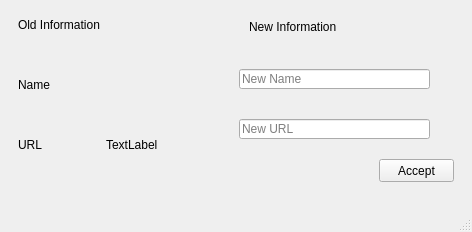
<?xml version="1.0" encoding="UTF-8"?>
<ui version="4.0">
 <class>MainWindow</class>
 <widget class="QMainWindow" name="MainWindow">
  <property name="geometry">
   <rect>
    <x>0</x>
    <y>0</y>
    <width>472</width>
    <height>232</height>
   </rect>
  </property>
  <property name="windowTitle">
   <string>MainWindow</string>
  </property>
  <widget class="QWidget" name="centralwidget">
   <layout class="QGridLayout" name="gridLayout">
    <item row="0" column="1">
     <widget class="QWidget" name="widget" native="true">
      <widget class="QLabel" name="label_4">
       <property name="geometry">
        <rect>
         <x>10</x>
         <y>10</y>
         <width>211</width>
         <height>16</height>
        </rect>
       </property>
       <property name="text">
        <string>New Information</string>
       </property>
      </widget>
      <widget class="QLineEdit" name="NewName">
       <property name="geometry">
        <rect>
         <x>0</x>
         <y>60</y>
         <width>191</width>
         <height>20</height>
        </rect>
       </property>
       <property name="placeholderText">
        <string>New Name</string>
       </property>
      </widget>
      <widget class="QLineEdit" name="NewURL">
       <property name="geometry">
        <rect>
         <x>0</x>
         <y>110</y>
         <width>191</width>
         <height>20</height>
        </rect>
       </property>
       <property name="placeholderText">
        <string>New URL</string>
       </property>
      </widget>
      <widget class="QPushButton" name="Accept">
       <property name="geometry">
        <rect>
         <x>140</x>
         <y>150</y>
         <width>75</width>
         <height>23</height>
        </rect>
       </property>
       <property name="text">
        <string>Accept</string>
       </property>
      </widget>
      <widget class="QLabel" name="URLErrorLabel">
       <property name="geometry">
        <rect>
         <x>6</x>
         <y>142</y>
         <width>131</width>
         <height>21</height>
        </rect>
       </property>
       <property name="font">
        <font>
         <pointsize>10</pointsize>
        </font>
       </property>
       <property name="text">
        <string/>
       </property>
      </widget>
     </widget>
    </item>
    <item row="0" column="0">
     <widget class="QWidget" name="widget_2" native="true">
      <layout class="QGridLayout" name="gridLayout_2">
       <item row="4" column="1">
        <spacer name="verticalSpacer_2">
         <property name="orientation">
          <enum>Qt::Vertical</enum>
         </property>
         <property name="sizeHint" stdset="0">
          <size>
           <width>20</width>
           <height>40</height>
          </size>
         </property>
        </spacer>
       </item>
       <item row="5" column="1">
        <widget class="QLabel" name="OldURL">
         <property name="text">
          <string>TextLabel</string>
         </property>
         <property name="textInteractionFlags">
          <set>Qt::LinksAccessibleByMouse|Qt::TextSelectableByMouse</set>
         </property>
        </widget>
       </item>
       <item row="1" column="1">
        <spacer name="verticalSpacer">
         <property name="orientation">
          <enum>Qt::Vertical</enum>
         </property>
         <property name="sizeHint" stdset="0">
          <size>
           <width>20</width>
           <height>40</height>
          </size>
         </property>
        </spacer>
       </item>
       <item row="6" column="1">
        <spacer name="verticalSpacer_3">
         <property name="orientation">
          <enum>Qt::Vertical</enum>
         </property>
         <property name="sizeHint" stdset="0">
          <size>
           <width>20</width>
           <height>40</height>
          </size>
         </property>
        </spacer>
       </item>
       <item row="0" column="0">
        <widget class="QLabel" name="label">
         <property name="text">
          <string>Old Information</string>
         </property>
        </widget>
       </item>
       <item row="5" column="0">
        <widget class="QLabel" name="label_3">
         <property name="text">
          <string>URL</string>
         </property>
        </widget>
       </item>
       <item row="3" column="1">
        <widget class="QLabel" name="OldName">
         <property name="sizePolicy">
          <sizepolicy hsizetype="Preferred" vsizetype="Preferred">
           <horstretch>0</horstretch>
           <verstretch>0</verstretch>
          </sizepolicy>
         </property>
         <property name="text">
          <string/>
         </property>
        </widget>
       </item>
       <item row="3" column="0">
        <widget class="QLabel" name="label_2">
         <property name="sizePolicy">
          <sizepolicy hsizetype="Fixed" vsizetype="Preferred">
           <horstretch>0</horstretch>
           <verstretch>0</verstretch>
          </sizepolicy>
         </property>
         <property name="text">
          <string>Name</string>
         </property>
        </widget>
       </item>
      </layout>
     </widget>
    </item>
   </layout>
  </widget>
  <widget class="QMenuBar" name="menubar">
   <property name="geometry">
    <rect>
     <x>0</x>
     <y>0</y>
     <width>472</width>
     <height>21</height>
    </rect>
   </property>
  </widget>
  <widget class="QStatusBar" name="statusbar"/>
 </widget>
 <resources/>
 <connections/>
</ui>
